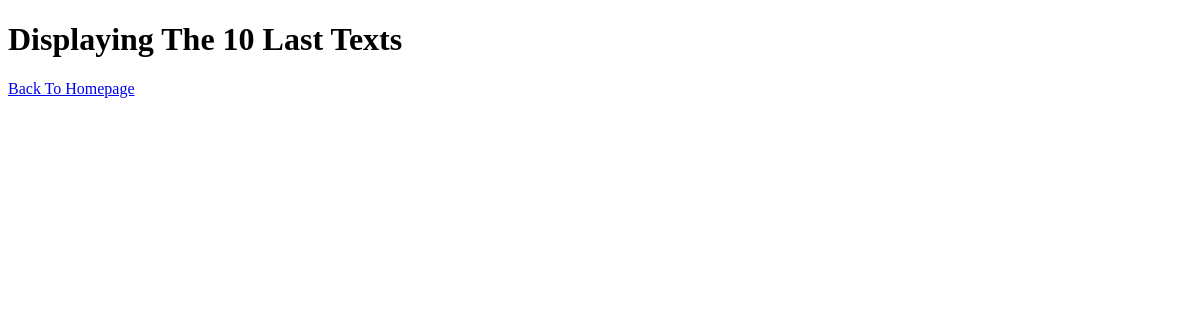
Before: /lastten/ with the older database file.
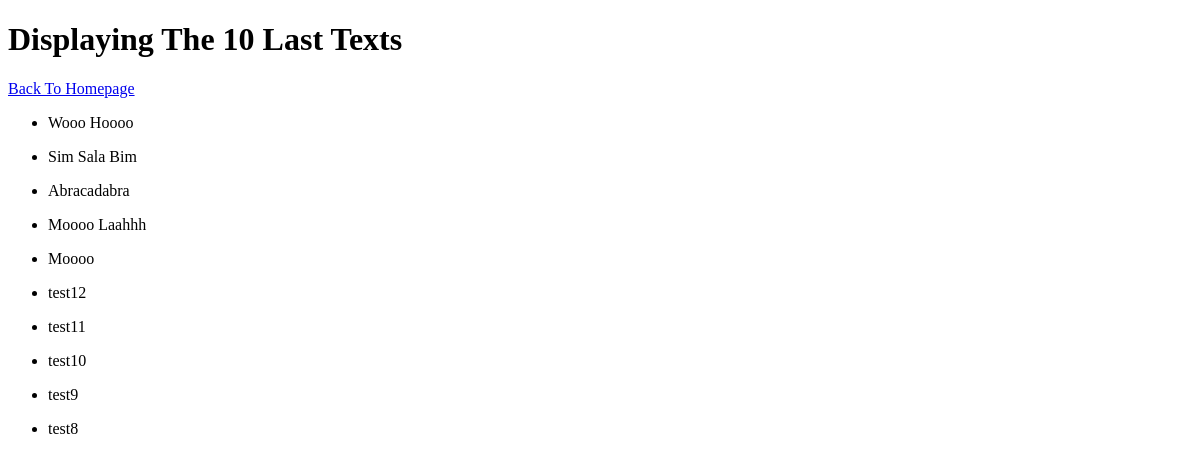
After: the same page with the newer database file.
### cowchat_app/models.py (models this page shows, shortened)
class TextLine(models.Model):
    text_line = models.CharField(max_length=110)

### cowchat_app/views.py (the view)
# urls.py: path('lastten/', lastten_view, name='lastten'),
def lastten_view(request):
    last_ten = TextLine.objects.filter().order_by('-id')[:10]
    return render(request, 'lastten.html', {'last_ten': last_ten})

### templates/lastten.html (shortened to what this page needs)
<!DOCTYPE html>
<html lang="en">
<head>
</head>
<body>
    <h1>Displaying The 10 Last Texts</h1>
    <a href="/">Back To Homepage</a> {% for text in last_ten %}
    <ul>
        <li>
            {{ text.text_line }}
        </li>
    </ul>
    {% endfor %} {{ lastten }}
</body>
</html>

Changed rows visible on the page:
added TextLine: text_line "Wooo Hoooo"
added TextLine: text_line "Sim Sala Bim"
added TextLine: text_line "Abracadabra"
added TextLine: text_line "Moooo Laahhh"
added TextLine: text_line "Moooo"
added TextLine: text_line "test12"
added TextLine: text_line "test11"
added TextLine: text_line "test10"
added TextLine: text_line "test9"
added TextLine: text_line "test8"
